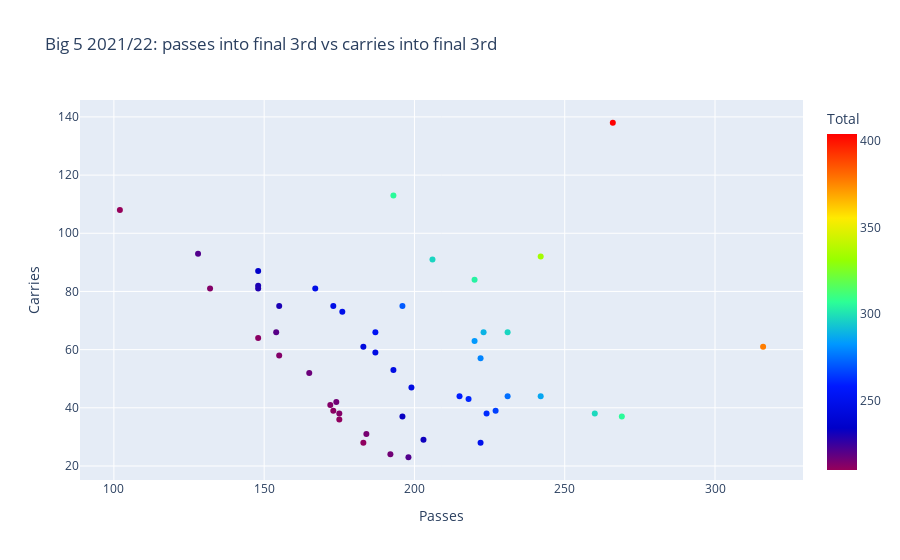

Notebook code for this chart:
### Markdown cell above
## Moving into the final third

João Cancelo (top right) sticks out as a particularly impressive final third progressor, with a high number of passes and carries into this area. Fellow Manchester City teammate Aymeric Laporte (bottom right) is also an accomplished progressor, but one with a distinct preference for passing the ball into that zone, rather than carrying it. Another noteworthy Manchester City progressor is Bernardo Silva (on the upper far left), who carries the ball into the final third a lot, but passes it in that direction less often than his peers.

Outside of the Premier League champions, West Ham's young captain, Declan Rice, produces a significant number of progressions into the final third, as well as the perennial Leo Messi. In the bottom right, you might also notice two La Liga veterans, Kroos and Busquets, who still shoulder significant responsibility for progression, but almost exclusively through passing.

### Code cell
final3rd_df = pd.merge(carry3rd_df, pass3rd_df)
final3rd_df['total3rd'] = final3rd_df['Carry3rd'] + final3rd_df['Pass3rd']
final3rd_df['total3rd'] = final3rd_df['Carry3rd'] + final3rd_df['Pass3rd']
final3rd_df['cp90'] = final3rd_df['Carry3rd'] / final3rd_df['90s']
final3rd_df['pp90'] = final3rd_df['Pass3rd'] / final3rd_df['90s']
final3rd_df.sort_values(by='total3rd', inplace=True, ascending=False)
#keep only top 50
prog3_df = final3rd_df.head(50)
prog3_df['cp90'] = prog3_df['cp90'].round(decimals = 3)
prog3_df['pp90'] = prog3_df['pp90'].round(decimals = 3)
prog3_df.rename(columns = {'Carry3rd':'Carries', 'Pass3rd':'Passes', 'total3rd':'Total', 'cp90':'Carries p90', 'pp90':'Passes p90'}, inplace = True)
fig = px.scatter(prog3_df, x="Passes", y="Carries", color="Total", hover_data=['Player', 'Squad', 'Comp', 'Passes p90', 'Carries p90'], color_continuous_scale=px.colors.sequential.Rainbow, title="Big 5 2021/22: passes into final 3rd vs carries into final 3rd")
fig.show()

### Figure 1 — Plotly figure (JSON) as saved in the notebook; plotly's stock layout.template omitted (floating-point values rounded to 4 significant figures; data arrays with more than 128 entries replaced by an {"elided": "..."} marker saying what was removed)
{"data": [{"customdata": {"elided": "50x5 mixed values"}, "hovertemplate": "Passes=%{x}<br>Carries=%{y}<br>Player=%{customdata[0]}<br>Squad=%{customdata[1]}<br>Comp=%{customdata[2]}<br>Passes p90=%{customdata[3]}<br>Carries p90=%{customdata[4]}<br>Total=%{marker.color}<extra></extra>", "legendgroup": "", "marker": {"color": [404, 377, 334, 306, 306, 304, 298, 297, 297, 289, 286, 283, 279, 275, 271, 266, 262, 261, 259, 253, 250, 249, 248, 248, 246, 246, 246, 244, 235, 233, 232, 230, 230, 229, 221, 221, 220, 217, 216, 216, 215, 213, 213, 213, 213, 212, 212, 211, 211, 210], "coloraxis": "coloraxis", "symbol": "circle"}, "mode": "markers", "name": "", "orientation": "v", "showlegend": false, "type": "scatter", "x": [266, 316, 242, 193, 269, 220, 260, 206, 231, 223, 242, 220, 222, 231, 196, 227, 224, 218, 215, 187, 222, 176, 173, 167, 193, 187, 199, 183, 148, 196, 203, 148, 155, 148, 128, 198, 154, 165, 174, 192, 184, 175, 155, 132, 172, 173, 148, 175, 183, 102], "xaxis": "x", "y": [138, 61, 92, 113, 37, 84, 38, 91, 66, 66, 44, 63, 57, 44, 75, 39, 38, 43, 44, 66, 28, 73, 75, 81, 53, 59, 47, 61, 87, 37, 29, 82, 75, 81, 93, 23, 66, 52, 42, 24, 31, 38, 58, 81, 41, 39, 64, 36, 28, 108], "yaxis": "y"}], "layout": {"coloraxis": {"colorbar": {"title": {"text": "Total"}}, "colorscale": [[0, "rgb(150,0,90)"], [0.125, "rgb(0,0,200)"], [0.25, "rgb(0,25,255)"], [0.375, "rgb(0,152,255)"], [0.5, "rgb(44,255,150)"], [0.625, "rgb(151,255,0)"], [0.75, "rgb(255,234,0)"], [0.875, "rgb(255,111,0)"], [1, "rgb(255,0,0)"]]}, "legend": {"tracegroupgap": 0}, "title": {"text": "Big 5 2021/22: passes into final 3rd vs carries into final 3rd"}, "xaxis": {"anchor": "y", "domain": [0, 1], "title": {"text": "Passes"}}, "yaxis": {"anchor": "x", "domain": [0, 1], "title": {"text": "Carries"}}}}
